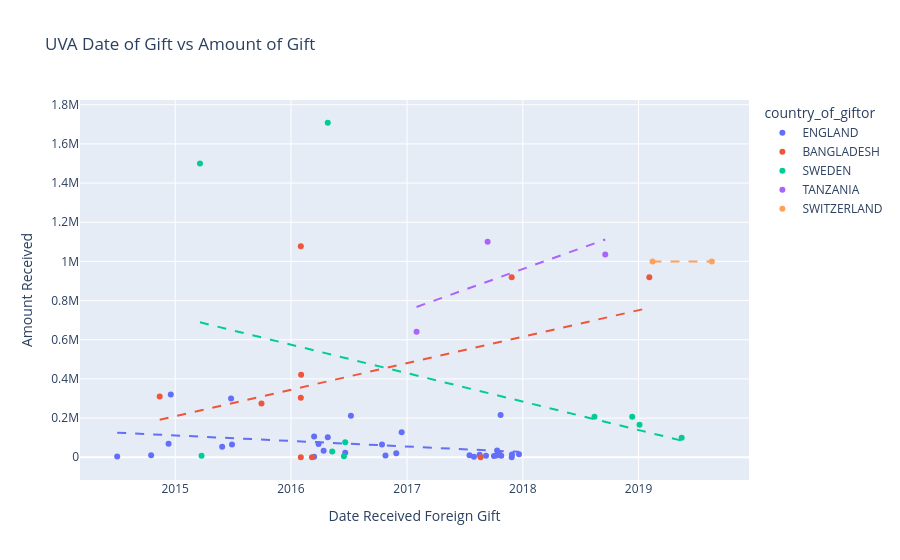

The notebook cell this image was saved under:
### Code cell
#run first time
#uva_df['foreign_gift_received_date'] = pd.to_datetime(
   #uva_df['foreign_gift_received_date'], unit='D', origin='1899-12-30'
#)
top_countries = (uva_df.groupby('country_of_giftor')['foreign_gift_amount']
                       .sum().nlargest(5).index)
top5 = uva_df[uva_df['country_of_giftor'].isin(top_countries)]
fig4 = px.scatter(top5, x = 'foreign_gift_received_date', y = 'foreign_gift_amount',
                  labels={'foreign_gift_received_date':'Date Received Foreign Gift',
                          'foreign_gift_amount':'Amount Received'}, 
                  color = 'country_of_giftor',
                  trendline = 'ols',
                  title = 'UVA Date of Gift vs Amount of Gift')
fig4.update_traces(selector=dict(mode='lines'), line_dash='dash')
fig4.show()

### Figure 1 — Plotly figure (JSON) as saved in the notebook; plotly's stock layout.template omitted (floating-point values rounded to 4 significant figures)
{"data": [{"hovertemplate": "country_of_giftor=ENGLAND<br>Date Received Foreign Gift=%{x}<br>Amount Received=%{y}<extra></extra>", "legendgroup": "ENGLAND", "marker": {"color": "#636efa", "symbol": "circle"}, "mode": "markers", "name": "ENGLAND", "orientation": "v", "showlegend": true, "type": "scatter", "x": ["2014-07-02T00:00:00", "2014-10-17T00:00:00", "2014-12-11T00:00:00", "2014-12-18T00:00:00", "2015-05-29T00:00:00", "2015-06-26T00:00:00", "2015-06-29T00:00:00", "2016-03-14T00:00:00", "2016-03-14T00:00:00", "2016-03-28T00:00:00", "2016-04-13T00:00:00", "2016-04-26T00:00:00", "2016-06-20T00:00:00", "2016-07-08T00:00:00", "2016-10-14T00:00:00", "2016-10-25T00:00:00", "2016-11-28T00:00:00", "2016-12-15T00:00:00", "2017-07-17T00:00:00", "2017-07-31T00:00:00", "2017-08-18T00:00:00", "2017-09-07T00:00:00", "2017-10-02T00:00:00", "2017-10-10T00:00:00", "2017-10-12T00:00:00", "2017-10-18T00:00:00", "2017-10-23T00:00:00", "2017-10-25T00:00:00", "2017-11-27T00:00:00", "2017-11-28T00:00:00", "2017-12-20T00:00:00"], "xaxis": "x", "y": [3565, 9825, 68910, 321029, 53452, 300460, 65633, 106196, 3102, 68082, 32996, 102662, 22880, 211622, 65150, 8933, 20927, 128195, 9750, 3071, 13344, 7850, 6000, 8601, 35056, 20982, 215846, 7184, 223, 13519, 15621], "yaxis": "y"}, {"hovertemplate": "<b>OLS trendline</b><br>foreign_gift_amount = -0.000895357 * foreign_gift_received_date + 1.38287e+06<br>R<sup>2</sup>=0.125081<br><br>country_of_giftor=ENGLAND<br>Date Received Foreign Gift=%{x}<br>Amount Received=%{y} <b>(trend)</b><extra></extra>", "legendgroup": "ENGLAND", "line": {"dash": "dash"}, "marker": {"color": "#636efa", "symbol": "circle"}, "mode": "lines", "name": "ENGLAND", "showlegend": false, "type": "scatter", "x": ["2014-07-02T00:00:00", "2014-10-17T00:00:00", "2014-12-11T00:00:00", "2014-12-18T00:00:00", "2015-05-29T00:00:00", "2015-06-26T00:00:00", "2015-06-29T00:00:00", "2016-03-14T00:00:00", "2016-03-14T00:00:00", "2016-03-28T00:00:00", "2016-04-13T00:00:00", "2016-04-26T00:00:00", "2016-06-20T00:00:00", "2016-07-08T00:00:00", "2016-10-14T00:00:00", "2016-10-25T00:00:00", "2016-11-28T00:00:00", "2016-12-15T00:00:00", "2017-07-17T00:00:00", "2017-07-31T00:00:00", "2017-08-18T00:00:00", "2017-09-07T00:00:00", "2017-10-02T00:00:00", "2017-10-10T00:00:00", "2017-10-12T00:00:00", "2017-10-18T00:00:00", "2017-10-23T00:00:00", "2017-10-25T00:00:00", "2017-11-27T00:00:00", "2017-11-28T00:00:00", "2017-12-20T00:00:00"], "xaxis": "x", "y": [125600.0, 117300.0, 113000.0, 112500.0, 99950.0, 97790.0, 97560.0, 77520.0, 77520.0, 76440.0, 75200.0, 74190.0, 69940.0, 68550.0, 60970.0, 60110.0, 57480.0, 56170.0, 39610.0, 38530.0, 37140.0, 35590.0, 33660.0, 33040.0, 32880.0, 32420.0, 32030.0, 31880.0, 29330.0, 29250.0, 27550.0], "yaxis": "y"}, {"hovertemplate": "country_of_giftor=BANGLADESH<br>Date Received Foreign Gift=%{x}<br>Amount Received=%{y}<extra></extra>", "legendgroup": "BANGLADESH", "marker": {"color": "#EF553B", "symbol": "circle"}, "mode": "markers", "name": "BANGLADESH", "orientation": "v", "showlegend": true, "type": "scatter", "x": ["2014-11-13T00:00:00", "2015-09-30T00:00:00", "2016-02-01T00:00:00", "2016-02-01T00:00:00", "2016-02-01T00:00:00", "2016-02-02T00:00:00", "2016-03-07T00:00:00", "2017-08-21T00:00:00", "2017-11-27T00:00:00", "2019-02-04T00:00:00"], "xaxis": "x", "y": [310001, 275008, 304450, 1077948, 498, 421278, 31, 339, 919518, 919518], "yaxis": "y"}, {"hovertemplate": "<b>OLS trendline</b><br>foreign_gift_amount = 0.00428883 * foreign_gift_received_date + -5.88095e+06<br>R<sup>2</sup>=0.169758<br><br>country_of_giftor=BANGLADESH<br>Date Received Foreign Gift=%{x}<br>Amount Received=%{y} <b>(trend)</b><extra></extra>", "legendgroup": "BANGLADESH", "line": {"dash": "dash"}, "marker": {"color": "#EF553B", "symbol": "circle"}, "mode": "lines", "name": "BANGLADESH", "showlegend": false, "type": "scatter", "x": ["2014-11-13T00:00:00", "2015-09-30T00:00:00", "2016-02-01T00:00:00", "2016-02-01T00:00:00", "2016-02-01T00:00:00", "2016-02-02T00:00:00", "2016-03-07T00:00:00", "2017-08-21T00:00:00", "2017-11-27T00:00:00", "2019-02-04T00:00:00"], "xaxis": "x", "y": [191300.0, 310300.0, 356200.0, 356200.0, 356200.0, 356600.0, 369200.0, 566300.0, 602700.0, 763500.0], "yaxis": "y"}, {"hovertemplate": "country_of_giftor=SWEDEN<br>Date Received Foreign Gift=%{x}<br>Amount Received=%{y}<extra></extra>", "legendgroup": "SWEDEN", "marker": {"color": "#00cc96", "symbol": "circle"}, "mode": "markers", "name": "SWEDEN", "orientation": "v", "showlegend": true, "type": "scatter", "x": ["2015-03-20T00:00:00", "2015-03-25T00:00:00", "2016-04-26T00:00:00", "2016-05-10T00:00:00", "2016-06-16T00:00:00", "2016-06-20T00:00:00", "2018-08-15T00:00:00", "2018-12-12T00:00:00", "2019-01-04T00:00:00", "2019-05-17T00:00:00"], "xaxis": "x", "y": [1500027, 7622, 1708021, 29970, 5056, 76695, 207032, 207019, 166225, 99885], "yaxis": "y"}, {"hovertemplate": "<b>OLS trendline</b><br>foreign_gift_amount = -0.00460202 * foreign_gift_received_date + 7.25519e+06<br>R<sup>2</sup>=0.134093<br><br>country_of_giftor=SWEDEN<br>Date Received Foreign Gift=%{x}<br>Amount Received=%{y} <b>(trend)</b><extra></extra>", "legendgroup": "SWEDEN", "line": {"dash": "dash"}, "marker": {"color": "#00cc96", "symbol": "circle"}, "mode": "lines", "name": "SWEDEN", "showlegend": false, "type": "scatter", "x": ["2015-03-20T00:00:00", "2015-03-25T00:00:00", "2016-04-26T00:00:00", "2016-05-10T00:00:00", "2016-06-16T00:00:00", "2016-06-20T00:00:00", "2018-08-15T00:00:00", "2018-12-12T00:00:00", "2019-01-04T00:00:00", "2019-05-17T00:00:00"], "xaxis": "x", "y": [689000.0, 687000.0, 528700.0, 523200.0, 508500.0, 506900.0, 194400.0, 147000.0, 137900.0, 85010.0], "yaxis": "y"}, {"hovertemplate": "country_of_giftor=TANZANIA<br>Date Received Foreign Gift=%{x}<br>Amount Received=%{y}<extra></extra>", "legendgroup": "TANZANIA", "marker": {"color": "#ab63fa", "symbol": "circle"}, "mode": "markers", "name": "TANZANIA", "orientation": "v", "showlegend": true, "type": "scatter", "x": ["2017-01-31T00:00:00", "2017-09-12T00:00:00", "2018-09-18T00:00:00"], "xaxis": "x", "y": [640555, 1100553, 1035339], "yaxis": "y"}, {"hovertemplate": "<b>OLS trendline</b><br>foreign_gift_amount = 0.00670171 * foreign_gift_received_date + -9.19014e+06<br>R<sup>2</sup>=0.488734<br><br>country_of_giftor=TANZANIA<br>Date Received Foreign Gift=%{x}<br>Amount Received=%{y} <b>(trend)</b><extra></extra>", "legendgroup": "TANZANIA", "line": {"dash": "dash"}, "marker": {"color": "#ab63fa", "symbol": "circle"}, "mode": "lines", "name": "TANZANIA", "showlegend": false, "type": "scatter", "x": ["2017-01-31T00:00:00", "2017-09-12T00:00:00", "2018-09-18T00:00:00"], "xaxis": "x", "y": [767400.0, 897100.0, 1112000.0], "yaxis": "y"}, {"hovertemplate": "country_of_giftor=SWITZERLAND<br>Date Received Foreign Gift=%{x}<br>Amount Received=%{y}<extra></extra>", "legendgroup": "SWITZERLAND", "marker": {"color": "#FFA15A", "symbol": "circle"}, "mode": "markers", "name": "SWITZERLAND", "orientation": "v", "showlegend": true, "type": "scatter", "x": ["2019-02-14T00:00:00", "2019-08-20T00:00:00"], "xaxis": "x", "y": [1000000, 1000000], "yaxis": "y"}, {"hovertemplate": "<b>OLS trendline</b><br>foreign_gift_amount = 2.0117e-18 * foreign_gift_received_date + 1e+06<br>R<sup>2</sup>=-inf<br><br>country_of_giftor=SWITZERLAND<br>Date Received Foreign Gift=%{x}<br>Amount Received=%{y} <b>(trend)</b><extra></extra>", "legendgroup": "SWITZERLAND", "line": {"dash": "dash"}, "marker": {"color": "#FFA15A", "symbol": "circle"}, "mode": "lines", "name": "SWITZERLAND", "showlegend": false, "type": "scatter", "x": ["2019-02-14T00:00:00", "2019-08-20T00:00:00"], "xaxis": "x", "y": [1000000.0, 1000000.0], "yaxis": "y"}], "layout": {"legend": {"title": {"text": "country_of_giftor"}, "tracegroupgap": 0}, "title": {"text": "UVA Date of Gift vs Amount of Gift"}, "xaxis": {"anchor": "y", "domain": [0, 1], "title": {"text": "Date Received Foreign Gift"}}, "yaxis": {"anchor": "x", "domain": [0, 1], "title": {"text": "Amount Received"}}}}
